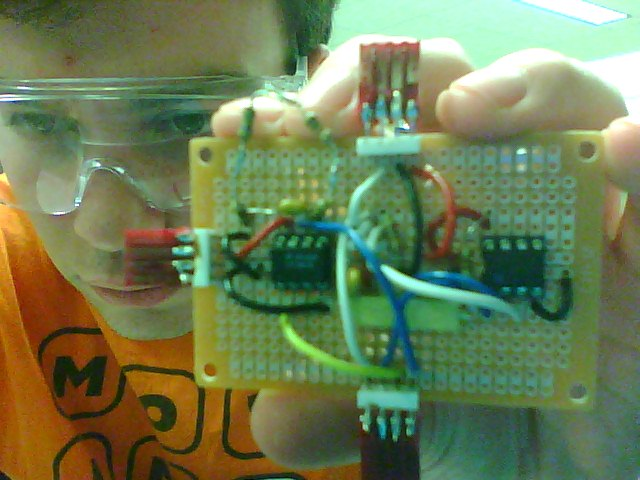
%> input picture pic.jpg, 640 x 480 px
$ octave testRandomMotionVideo.m   (GNU Octave 9; MATLAB toolbox functions it lacks are replaced by stand-ins)
%> lines starting %> are read from the running program, lines starting %| are printed output that depends on the picture
### makeRandomWalkCurve.m
function [X] = makeRandomWalkCurve( res, NPoints, dim )
%> called with res = 400, NPoints = 10, dim = 3
    %Enumerate all neighbors in hypercube
    Neighbs = zeros(3^dim, dim);
    Neighbs(1, :) = -1*ones(1, dim);
    idx = 2;
    for ii = 2:3^dim
        N = Neighbs(idx-1, :);
        N(1) = N(1) + 1;
        for kk = 1:dim
            if N(kk) > 1
                N(kk) = -1;
                N(kk+1) = N(kk+1) + 1;
            end
        end
        Neighbs(idx, :) = N;
        idx = idx + 1;
    end
    Neighbs = Neighbs(sum(abs(Neighbs), 2) > 0, :);

    %Pick a random starting point
    X = zeros(NPoints, dim);
    X(1, :) = randi(res, [1 dim]);

    for ii = 2:NPoints
        prev = X(ii-1, :);
        N = repmat(prev, [size(Neighbs, 1), 1]) + Neighbs;
        N = N( N(:, 1) > 0 & N(:, 1) <= res & N(:, 2) > 0 & N(:, 2) <= res, :);
        X(ii, :) = N(randi(size(N, 1)), :);
    end
end

### smoothCurve.m
function [ Y ] = smoothCurve( X, Fac )
%> called with Fac = 20
    NPoints = size(X, 1);
    dim = size(X, 2);
    idx = 1:NPoints;
    idxx = linspace(1, NPoints, NPoints*Fac);
    Y = zeros(NPoints*Fac, dim);
    for ii = 1:dim
        Y(:, ii) = spline(idx, X(:, ii), idxx);
        Y(:, ii) = smooth(Y(:, ii), Fac*2);
    end
end

### testRandomMotionVideo.m
%Programmer: Chris Tralie
%Purpose: To make a synthetic video of a patch undergoing affine motions
%and to test out affine RANSAC and warping
W = 400;

rng(100);
X = makeRandomWalkCurve(400, 10, 3);
Y = smoothCurve(X, 20);
Y = Y(20:end-20, :);
Y = bsxfun(@minus, Y, min(Y, [], 1));
Y = bsxfun(@times, Y, 1./max(Y, [], 1));
scale = Y(:, 3)/2 + 0.5;
Y = Y(:, 1:2) - 0.5;
Y = W/2 + Y*W/3;

P = imread('pic.jpg');
%> P is the input picture: size 480x640x3 uint8; mean R, G, B 109.8, 125.4, 84.6
P = imresize(P, [100, 100]);
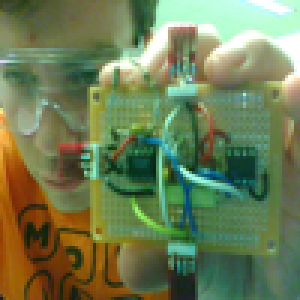
%> P: size 100x100x3 uint8 (shown 3 times larger); mean R, G, B 109.8, 125.4, 84.6
P = double(P)/255.0;
%> P: size 100x100x3 double

%Figure out rotation angle
dY = Y(2:end, :) - Y(1:end-1, :);
thetas = atan2(dY(:, 2), dY(:, 1))*180/pi;

frames = cell(size(dY, 1), 1);
for ii = 1:size(dY, 1)
    I = zeros(500, 500, 3);
    PP = imrotate(P, thetas(ii));
    PP = imresize(PP, scale(ii));
    dim = round(size(PP, 1)/2);
    ub = int32(Y(ii, 1) - dim);
    ul = int32(Y(ii, 2) - dim);
    I(ub:ub+size(PP, 1)-1, ul:ul+size(PP, 2)-1, :) = PP;
    frames{ii} = I;
end
%> this loop made 160 passes
%> pass 1, `PP = imrotate(P, thetas(ii));`:
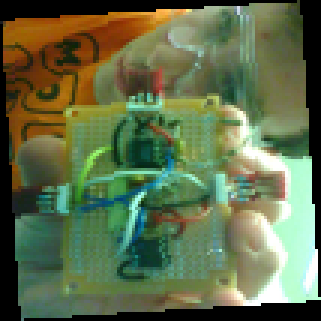
%> PP: size 107x107x3 double (shown 3 times larger); mean R, G, B 0.376, 0.429, 0.29
%> pass 1, `PP = imresize(PP, scale(ii));`:
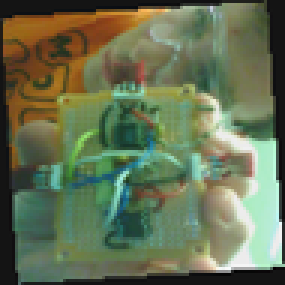
%> PP: size 95x95x3 double (shown 3 times larger); mean R, G, B 0.376, 0.429, 0.29; drawn with min black and max white
%> pass 2, `PP = imrotate(P, thetas(ii));`:
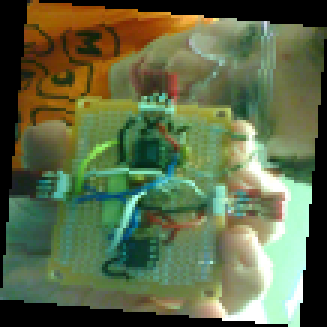
%> PP: size 109x109x3 double (shown 3 times larger); mean R, G, B 0.363, 0.414, 0.279
%> pass 2, `PP = imresize(PP, scale(ii));`:
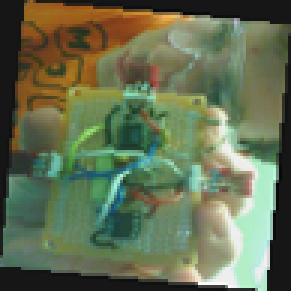
%> PP: size 97x97x3 double (shown 3 times larger); mean R, G, B 0.363, 0.414, 0.28; drawn with min black and max white
%> after the loop:
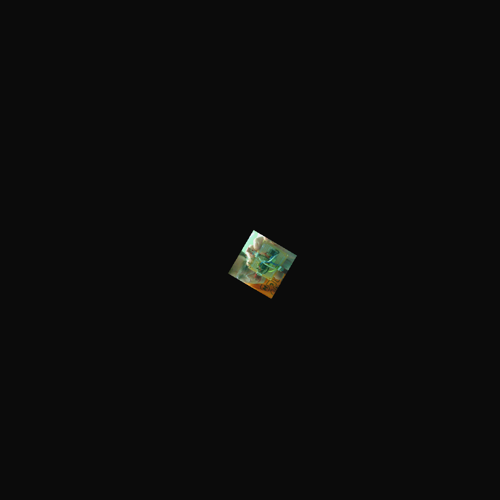
%> I: size 500x500x3 double; mean R, G, B 0.00437, 0.00499, 0.00337; drawn with min black and max white
%> after the loop, frames = 160 items

refFrame = frames{1};
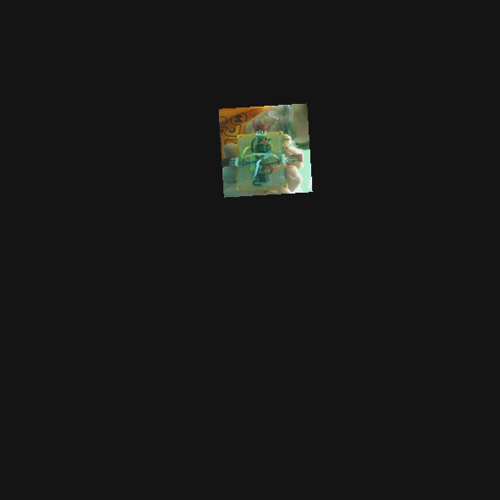
%> refFrame: size 500x500x3 double; mean R, G, B 0.0136, 0.0155, 0.0105; drawn with min black and max white
initialPoints = detectMinEigenFeatures(rgb2gray(refFrame));%, 'ROI', roi);
%> initialPoints = 135 points; strongest (x, y): (312, 191), (309, 151), (289, 140), (312, 178), (226, 197)
initialPoints = initialPoints.Location;
%> initialPoints = 135 rows, first 12: [220 111; 222 117; 222 122; 222 131; 222 137; 223 181; 224 159; 224 169; 224 193; 225 134; 225 145; 226 121]
%> (the run ends here)
